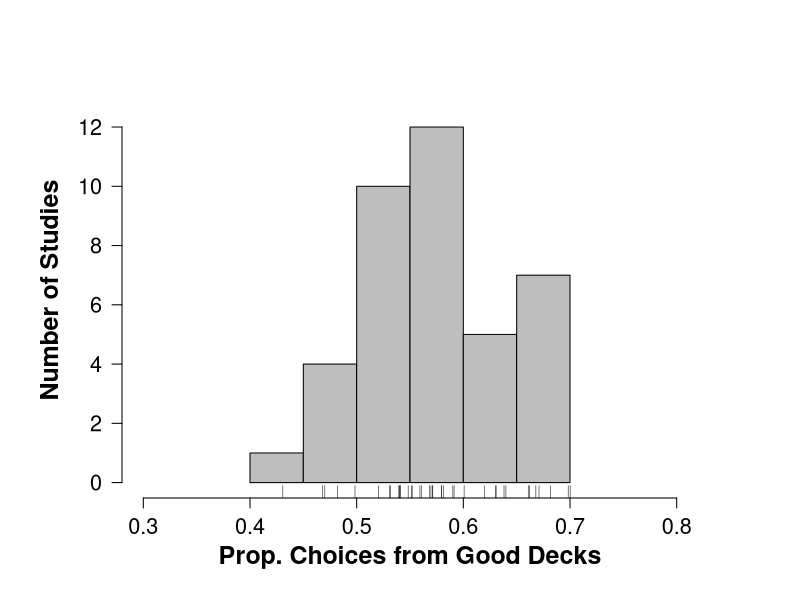

This figure's R source:
# rm(list = ls())
# Data: Proportion of choices from the good decks as reported in 39 studies
good.choices <- c(.43, .47, .47, .48, .50, .52, .53, .53, .54, .54, .54, .54, .55, .55, .55, .56, .56, .57, .57, .57, .57, .58, .58, .58, .59, .59, .60, .62, .63, .63, .64, .64, .66, .66, .67, .67, .68, .70, .70)
par(cex.main = 1.5, mar = c(5, 6, 4, 5) + 0.1, mgp = c(3.5, 1, 0), cex.lab = 1.5 , font.lab = 2, cex.axis = 1.3, bty = "n", las=1)
hist(good.choices, main = "", xlab = "", ylab = " ", ylim = c(0, 13), xlim = c(.30, .80), axes = FALSE, col = "grey")
axis(1, seq(.30, .80, by = .1))
axis(2, seq(.00,  12, by = 2))
rug(jitter(good.choices))
mtext("Prop. Choices from Good Decks", side = 1, line = 2.5, cex = 1.5, font = 2)
mtext("Number of Studies", side = 2, line = 3, cex = 1.5, font = 2, las = 0)